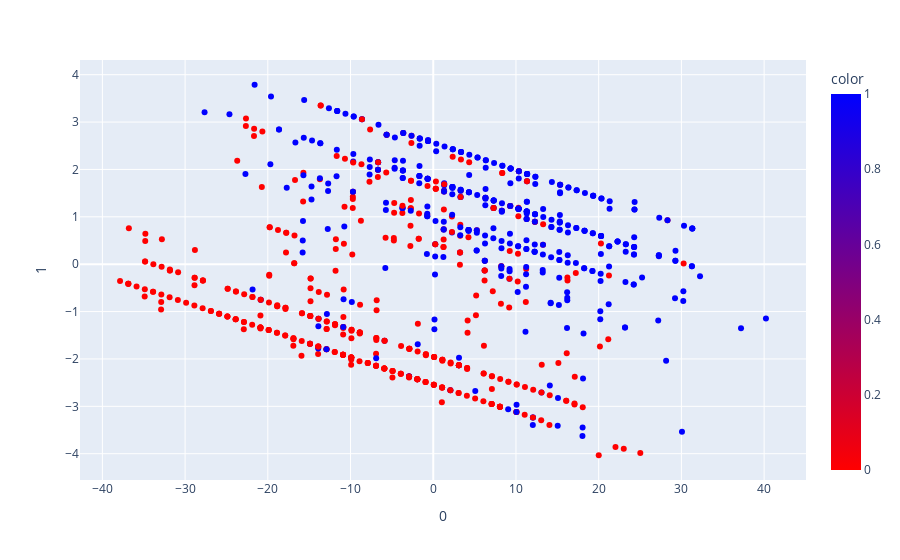

Write notebook code for a chart like this one.
### Code cell
# 4.2
import plotly.express as px
from sklearn.decomposition import PCA


df.dropna(inplace=True)
X = df[['BA', 'Shape', 'Margin', 'Density', 'Age']]

pca = PCA(n_components=2)
components = pca.fit_transform(X)

print(components)
fig = px.scatter(components, x=0, y=1, color=df['Severity'], color_continuous_scale=px.colors.sequential.Bluered_r)
fig.show()

### Figure 1 — Plotly figure (JSON) as saved in the notebook; plotly's stock layout.template omitted (floating-point values rounded to 4 significant figures; data arrays with more than 128 entries replaced by an {"elided": "..."} marker saying what was removed)
{"data": [{"hovertemplate": "0=%{x}<br>1=%{y}<br>color=%{marker.color}<extra></extra>", "legendgroup": "", "marker": {"color": {"elided": "830 int values"}, "coloraxis": "coloraxis", "symbol": "circle"}, "mode": "markers", "name": "", "orientation": "v", "showlegend": false, "type": "scatter", "x": {"elided": "830 float values"}, "xaxis": "x", "y": {"elided": "830 float values"}, "yaxis": "y"}], "layout": {"coloraxis": {"colorbar": {"title": {"text": "color"}}, "colorscale": [[0, "rgb(255,0,0)"], [1, "rgb(0,0,255)"]]}, "legend": {"tracegroupgap": 0}, "margin": {"t": 60}, "xaxis": {"anchor": "y", "domain": [0, 1], "title": {"text": "0"}}, "yaxis": {"anchor": "x", "domain": [0, 1], "title": {"text": "1"}}}}
